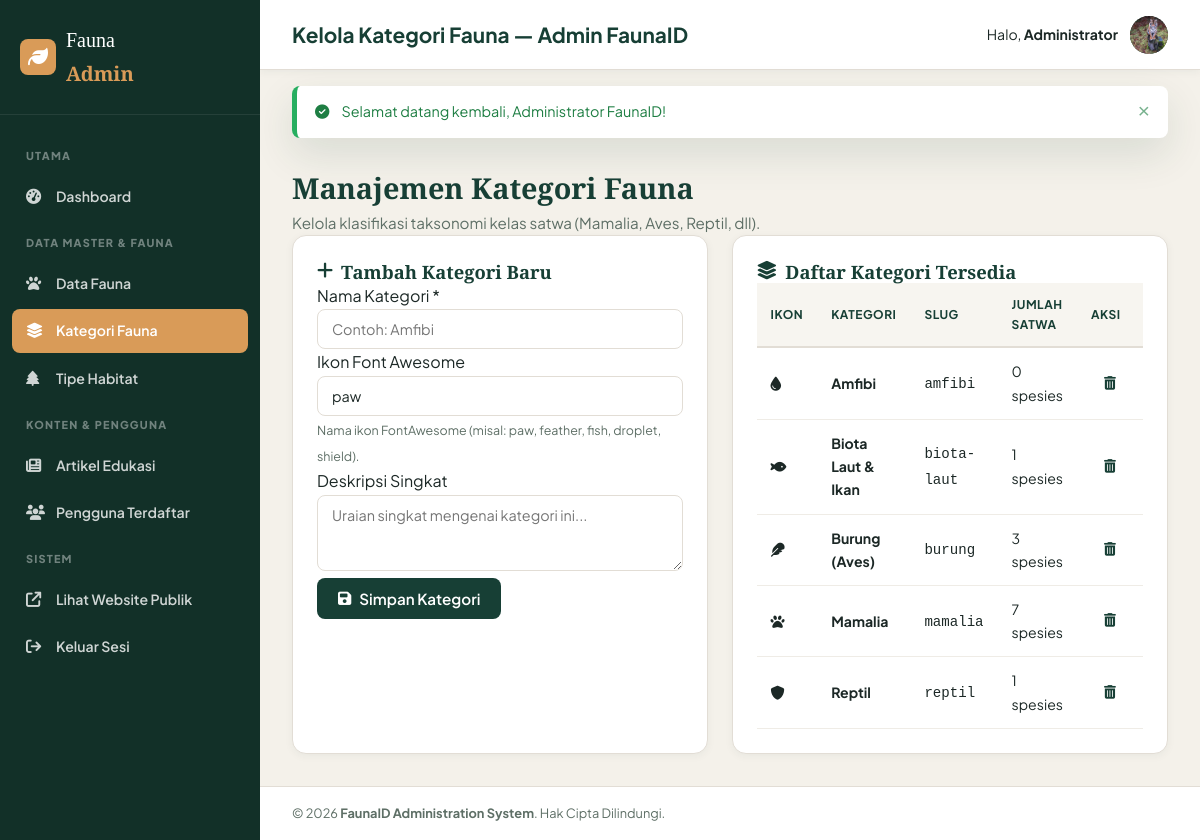
The app's page /admin/categories (signed in) with its own data.
### tables this page shows
CREATE TABLE `categories` (
  `id` INT AUTO_INCREMENT PRIMARY KEY,
  `nama_kategori` VARCHAR(100) NOT NULL,
  `slug` VARCHAR(100) NOT NULL UNIQUE,
  `deskripsi` TEXT NULL,
  `ikon` VARCHAR(50) NULL,
  `created_at` TIMESTAMP DEFAULT CURRENT_TIMESTAMP
);

### app/core/Controller.php (called while the page is built, shortened)
<?php
class Controller {
    protected function view(string $view, array $data = []): void {
        extract($data);
        $viewPath = APP_PATH . '/views/' . str_replace('.', '/', $view) . '.php';
        require_once $viewPath;
    }
    protected function model(string $model): Model {
        $modelPath = APP_PATH . '/models/' . $model . '.php';
        return new $model();
    }
}

### app/controllers/AdminController.php (called while the page is built, shortened)
<?php
require_once APP_PATH . '/core/Controller.php';
class AdminController extends Controller {
    public function categories(): void {
        $categoryModel = $this->model('CategoryModel');
        $data = [
            'title' => 'Kelola Kategori Fauna — Admin FaunaID',
            'categories' => $categoryModel->getAll()
        ];
        $this->view('admin.categories.index', $data);
    }
}

### public/index.php (called while the page is built, shortened)
<?php
require_once dirname(__DIR__) . '/app/config/Database.php';
require_once dirname(__DIR__) . '/app/core/Helper.php';
$app = new App();

### app/core/Helper.php (called while the page is built, shortened)
<?php
if (!function_exists('url')) {
    function url(string $path = ''): string {
        $path = ltrim($path, '/');
        return empty($path) ? BASE_URL : BASE_URL . '/' . $path;
    }
}
if (!function_exists('e')) {
    function e(?string $str): string {
        return htmlspecialchars((string)$str, ENT_QUOTES, 'UTF-8');
    }
}

### app/core/Model.php (called while the page is built, shortened)
<?php
class Model {
    protected PDO $db;
    public function __construct() {
        $this->db = Database::getConnection();
    }
    protected function query(string $sql, array $params = []): PDOStatement {
        $stmt = $this->db->prepare($sql);
        $stmt->execute($params);
        return $stmt;
    }
    protected function fetchAll(string $sql, array $params = []): array {
        return $this->query($sql, $params)->fetchAll();
    }
}

### app/config/Database.php (called while the page is built, shortened)
<?php
class Database {
    private static ?PDO $instance = null;
    public static function getConnection(): PDO {
        $host = DB_HOST;
        $port = DB_PORT;
        $db   = DB_NAME;
        $user = DB_USER;
        $pass = DB_PASS;
        try {
            $dsn = "mysql:host={$host};port={$port};charset=utf8mb4";
            $options = [
                PDO::ATTR_ERRMODE => PDO::ERRMODE_EXCEPTION,
                PDO::ATTR_DEFAULT_FETCH_MODE => PDO::FETCH_ASSOC,
                PDO::ATTR_EMULATE_PREPARES => false,
                PDO::ATTR_TIMEOUT => 2
            ];
            $pdo = new PDO($dsn, $user, $pass, $options);
            $stmt = $pdo->query("SHOW DATABASES LIKE '{$db}'");
            $exists = $stmt->fetch();
            if (!$exists) {
                $pdo->exec("CREATE DATABASE IF NOT EXISTS `{$db}` CHARACTER SET utf8mb4 COLLATE utf8mb4_unicode_ci");
                $pdo->exec("USE `{$db}`");
                $schemaFile = ROOT_PATH . '/database/schema.sql';
                if (file_exists($schemaFile)) {
                    $sql = file_get_contents($schemaFile);
                    $pdo->exec($sql);
                }
            } else {
                $pdo->exec("USE `{$db}`");
            }
            self::$instance = $pdo;
            return self::$instance;
        } catch (PDOException $e) {
            $sqliteDir = ROOT_PATH . DIRECTORY_SEPARATOR . 'database';
            if (!is_dir($sqliteDir)) {
                mkdir($sqliteDir, 0777, true);
            }
            $sqlitePath = $sqliteDir . DIRECTORY_SEPARATOR . 'fauna_id.sqlite';
            $isNew = !file_exists($sqlitePath) || filesize($sqlitePath) === 0;
            try {
                $pdo = new PDO("sqlite:" . $sqlitePath, null, null, [
                    PDO::ATTR_ERRMODE => PDO::ERRMODE_EXCEPTION,
                    PDO::ATTR_DEFAULT_FETCH_MODE => PDO::FETCH_ASSOC
                ]);
                $pdo->exec("PRAGMA foreign_keys = ON;");
                self::$instance = $pdo;
                self::$driver = 'sqlite';
                if ($isNew) {
                    self::initSqliteDatabase($pdo);
                }
                return self::$instance;
            } catch (Exception $sqle) {
                die("Gagal menghubungkan ke Database: " . $sqle->getMessage());
            }
        }
    }
}

### app/models/CategoryModel.php (called while the page is built, shortened)
<?php
require_once APP_PATH . '/core/Model.php';
class CategoryModel extends Model {
    public function getAll(): array {
        $sql = "SELECT c.*, COUNT(f.id) AS total_fauna
                FROM categories c
                LEFT JOIN fauna f ON c.id = f.kategori_id
                GROUP BY c.id
                ORDER BY c.nama_kategori ASC";
        return $this->fetchAll($sql);
    }
}

### app/views/admin/categories/index.php (the view, shortened to what this page needs)
<?php require_once APP_PATH . '/views/layouts/admin_header.php'; ?>
<div class="admin-page-header">
    <div>
        <h1 class="admin-page-title">Manajemen Kategori Fauna</h1>
        <p class="admin-page-subtitle">Kelola klasifikasi taksonomi kelas satwa (Mamalia, Aves, Reptil, dll).</p>
    </div>
</div>
<div class="admin-grid-2 mt-4">
    <div class="admin-panel-card">
        <h3 class="panel-heading"><i class="fa-solid fa-plus text-accent"></i> Tambah Kategori Baru</h3>
        <form action="<?= url('admin/categoryStore') ?>" method="POST" class="mt-3">
            <div class="form-group">
                <label for="nama_kategori" class="form-label">Nama Kategori <span class="text-danger">*</span></label>
                <input type="text" id="nama_kategori" name="nama_kategori" class="form-control" placeholder="Contoh: Amfibi" required>
            </div>
            <div class="form-group">
                <label for="ikon" class="form-label">Ikon Font Awesome</label>
                <input type="text" id="ikon" name="ikon" class="form-control" placeholder="Contoh: frog, paw, feather, fish" value="paw">
                <small class="form-hint">Nama ikon FontAwesome (misal: paw, feather, fish, droplet, shield).</small>
            </div>
            <div class="form-group">
                <label for="deskripsi" class="form-label">Deskripsi Singkat</label>
                <textarea id="deskripsi" name="deskripsi" rows="3" class="form-control" placeholder="Uraian singkat mengenai kategori ini..."></textarea>
            </div>
            <button type="submit" class="btn btn-primary mt-2">
                <i class="fa-solid fa-floppy-disk"></i> Simpan Kategori
            </button>
        </form>
    </div>
    <div class="admin-panel-card">
        <h3 class="panel-heading"><i class="fa-solid fa-layer-group text-accent"></i> Daftar Kategori Tersedia</h3>
        <div class="table-responsive mt-3">
            <table class="admin-table">
                <thead>
                    <tr>
                        <th width="40">Ikon</th>
                        <th>Kategori</th>
                        <th>Slug</th>
                        <th class="text-center">Jumlah Satwa</th>
                        <th width="80" class="text-center">Aksi</th>
                    </tr>
                </thead>
                <tbody>
                    <?php foreach ($categories as $cat): ?>
                        <tr>
                            <td class="text-center"><i class="fa-solid fa-<?= e($cat['ikon'] ?: 'paw') ?> text-accent"></i></td>
                            <td><strong><?= e($cat['nama_kategori']) ?></strong></td>
                            <td><code><?= e($cat['slug']) ?></code></td>
                            <td class="text-center"><span class="badge badge-info"><?= (int)$cat['total_fauna'] ?> spesies</span></td>
                            <td class="text-center">
                                <a href="<?= url('admin/categoryDelete/' . $cat['id']) ?>" class="btn btn-icon btn-sm btn-outline-danger" title="Hapus Kategori" onclick="return confirm('Hapus kategori <?= e($cat['nama_kategori']) ?>? Seluruh fauna terkait akan terpengaruh!');">
                                    <i class="fa-solid fa-trash-can"></i>
                                </a>
                            </td>
                        </tr>
                    <?php endforeach; ?>
                </tbody>
            </table>
        </div>
    </div>
</div>
<?php require_once APP_PATH . '/views/layouts/admin_footer.php'; ?>

### public/assets/css/style.css (style rules this page uses)
:root { --primary: #173F35; --primary-light: #24584b; --primary-dark: #0f2b24; --secondary: #759477; --secondary-light: #94af96; --accent: #D99B58; --accent-hover: #c48641; --bg-cream: #F7F5F0; --surface: #FFFFFF; --surface-hover: #FBF9F5; --text-main: #1C2826; --text-muted: #5e6f66; --text-light: #91a299; --border-color: #E2DDD5; --border-light: #EFECE6; --color-critical: #c0392b; --color-critical-bg: #fde8e7; --color-endangered: #e67e22; --color-endangered-bg: #fef1e6; --color-vulnerable: #d4ac0d; --color-vulnerable-bg: #fefde8; --color-least-concern: #27ae60; --color-least-concern-bg: #eafaf1; --font-heading: 'Playfair Display', Georgia, serif; --font-body: 'Plus Jakarta Sans', system-ui, -apple-system, BlinkMacSystemFont, 'Segoe UI', Roboto, sans-serif; --shadow-sm: 0 2px 8px rgba(23, 63, 53, 0.05); --shadow-md: 0 8px 24px rgba(23, 63, 53, 0.08); --shadow-lg: 0 16px 40px rgba(23, 63, 53, 0.12); --radius-sm: 8px; --radius-md: 14px; --radius-lg: 20px; --radius-full: 9999px; --transition: all 0.25s cubic-bezier(0.16, 1, 0.3, 1); }
*, *::before, *::after { box-sizing: border-box; margin: 0; padding: 0; }
html { scroll-behavior: smooth; font-size: 16px; }
body { font-family: var(--font-body); background-color: var(--bg-cream); color: var(--text-main); line-height: 1.65; -webkit-font-smoothing: antialiased; display: flex; flex-direction: column; min-height: 100vh; }
a { color: var(--primary); text-decoration: none; transition: var(--transition); }
h1, h2, h3, h4, h5, h6 { font-family: var(--font-heading); color: var(--primary); font-weight: 700; line-height: 1.25; }
.btn { display: inline-flex; align-items: center; justify-content: center; gap: 8px; font-family: var(--font-body); font-size: 0.95rem; font-weight: 600; padding: 10px 20px; border-radius: var(--radius-sm); border: 1px solid transparent; cursor: pointer; transition: var(--transition); text-align: center; white-space: nowrap; }
.btn-primary { background-color: var(--primary); color: #FFFFFF; }
.btn-sm { padding: 6px 14px; font-size: 0.85rem; }
.btn-icon { width: 38px; height: 38px; padding: 0; border-radius: 50%; }
.form-control, .form-select { width: 100%; padding: 10px 14px; font-family: var(--font-body); font-size: 0.9rem; border: 1px solid var(--border-color); border-radius: var(--radius-sm); background-color: #FFFFFF; color: var(--text-main); outline: none; transition: var(--transition); }
.form-hint { font-size: 0.78rem; color: var(--text-muted); }

### public/assets/css/admin.css (style rules this page uses)
.admin-body { background-color: #f4f1ea; min-height: 100vh; }
.admin-page-header { display: flex; justify-content: space-between; align-items: center; gap: 20px; }
.admin-page-title { font-size: 1.8rem; margin-bottom: 4px; }
.admin-page-subtitle { color: var(--text-muted); font-size: 0.95rem; }
.admin-panel-card { background: #FFFFFF; border-radius: var(--radius-md); padding: 24px; border: 1px solid var(--border-color); box-shadow: var(--shadow-sm); }
.panel-heading { font-size: 1.15rem; display: flex; align-items: center; gap: 8px; margin: 0; }
.admin-grid-2 { display: grid; grid-template-columns: 1fr 1fr; gap: 24px; }
.table-responsive { overflow-x: auto; }
.admin-table { width: 100%; border-collapse: collapse; font-size: 0.88rem; }
.admin-table th { background-color: var(--bg-cream); color: var(--primary); font-weight: 700; text-transform: uppercase; font-size: 0.75rem; letter-spacing: 0.5px; padding: 12px 14px; border-bottom: 2px solid var(--border-color); text-align: left; }
.admin-table td { padding: 12px 14px; border-bottom: 1px solid var(--border-light); vertical-align: middle; }

### records on screen
categories: nama_kategori "Amfibi", slug "amfibi", total_fauna "0"
categories: nama_kategori "Biota Laut & Ikan", slug "biota-laut", total_fauna "1"
categories: nama_kategori "Burung (Aves)", slug "burung", total_fauna "3"
categories: nama_kategori "Mamalia", slug "mamalia", total_fauna "7"
categories: nama_kategori "Reptil", slug "reptil", total_fauna "1"

### other values on screen
$title "Kelola Kategori Fauna — Admin FaunaID"
explode(' ', auth()['nama'])[0] "Administrator"
getFlash('success') "Selamat datang kembali, Administrator FaunaID!"
